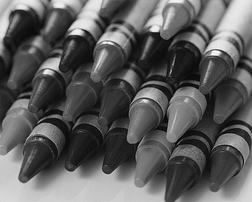
#> input picture MP0/MP0/images/crayons.bmp, 252 x 202 px, shrunk from 600 x 480 before the run
$ jupyter execute --allow-errors haoyuan9_mp0_code.ipynb   (shell and % lines are left out)
#> lines starting #> are read from the running program, lines starting #| are printed output that depends on the picture; long printed decimals are rounded
# MP0 : Image Demosaicing

Welcome to CS 543! This assignment is a warm-up assignment to get you back up working from the winter break! We will try to provide you an iPython Notebook (like this) for all the future assignments! The notebook will provide you some further instructions(implementation related mainly), in addition to the ones provided on class webpage.

### Import statements

The following cell is only for import statements. You can use any of the 3 : cv2, matplotlib or skimage for image i/o and other functions. We will provide you the names of the relevant functions for each module. __{For convenience provided at the end of the class assignment webpage}__

[cell 1]
import numpy as np
import cv2
import matplotlib.image as mpimg
import matplotlib.pyplot as plt
import skimage
import scipy
from scipy.ndimage import correlate as conv
from scipy.signal import medfilt2d

### Reading the Mosaic Image

[cell 2]
IMG_DIR = 'images/'
IMG_NAME = 'crayons.bmp'

[cell 3]
def read_image(IMG_NAME):
    # YOUR CODE HERE
#> called with IMG_NAME = 'images/crayons.bmp'
    img = cv2.imread(IMG_NAME)
#> img is the input picture: shape (202, 252, 3); min 0, max 255, mean 92.4
    return img

[cell 4]
# For a sanity check, display your image here
mosaic_img = read_image(IMG_DIR + IMG_NAME)# YOUR CODE HERE
cv2.imshow('mosaic image', mosaic_img)
cv2.waitKey(0)
cv2.destroyAllWindows()

### Linear Interpolation

[cell 5]
### HINT : You might want to use filters

[cell 6]
### HINT : To use filters you might want to write your kernels

[cell 7]
### HINT : For writing your kernels you might want to see the RGB Pattern provided on the website

[cell 8]
### HINT : To improve your kernels, you might want to use the squared difference
###        between your solution image and the original image

[cell 9]
def get_solution_image(mosaic_img):
    '''
    This function should return the soln image.
    Feel free to write helper functions in the above cells
    as well as change the parameters of this function.
    '''
    mosaic_shape = np.shape(mosaic_img)
#> mosaic_shape = (202, 252)
    # soln_image = np.zeros((mosaic_shape[0], mosaic_shape[1], 3))
    ### YOUR CODE HERE ###

    # Make sure broadcast works correctly
    assert mosaic_shape[0] % 2 == 0 and mosaic_shape[1] % 2 == 0
    width_n = mosaic_shape[1] // 2
#> width_n = 126
    height_n = mosaic_shape[0] // 2
#> height_n = 101
    # Extract channels
    red_channel = mosaic_img * np.tile(np.array([[1, 0], [0, 0]]), \
                                       (height_n, width_n))
    green_channel = mosaic_img * np.tile(np.array([[0, 1], [1, 0]]), \
                                         (height_n, width_n))
    blue_channel = mosaic_img * np.tile(np.array([[0, 0], [0, 1]]), \
                                        (height_n, width_n))

    # Do conv for each channel
    red_channel = conv(red_channel, np.array([[0.25, 0.5, 0.25], \
                                              [0.5, 1, 0.5], [0.25, 0.5, 0.25]]),
                       output=np.dtype('uint8'), mode='mirror')
    green_channel = conv(green_channel, np.array([[0, 0.25, 0], \
                                                  [0.25, 1, 0.25], [0, 0.25, 0]]),
                       output=np.dtype('uint8'), mode='mirror')
    blue_channel = conv(blue_channel, np.array([[0.25, 0.5, 0.25], \
                                                [0.5, 1, 0.5], [0.25, 0.5, 0.25]]),
                       output=np.dtype('uint8'), mode='mirror')

    soln_image = np.array([blue_channel, green_channel, \
                           red_channel]).transpose((1, 2, 0))
#> call 3 of read_image, with IMG_NAME = 'images/crayons.jpg'
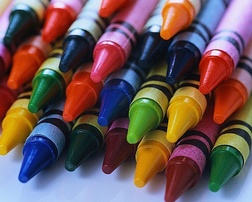
#> input picture MP0/MP0/images/crayons.jpg, 252 x 202 px, shrunk from 600 x 480 before the run
#> in read_image, img is the input picture: shape (202, 252, 3); mean B, G, R 87.5, 86.5, 109.2
    return soln_image

[cell 10]
def compute_errors(soln_image, original_image):
    '''
    Compute the Average and Maximum per-pixel error
    for the image.

    Also generate the map of pixel differences
    to visualize where the mistakes are made
    '''
    err_map = np.absolute((soln_image.astype('int32') - original_image.astype('int32'))).sum(2).astype('uint16')
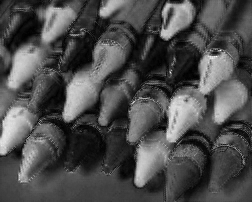
#> err_map: shape (202, 252) uint16; min 0, max 279, mean 85.5; drawn with min black and max white
    plt.imshow(err_map, 'gray')
    plt.show()
    size = np.shape(err_map)[0] * np.shape(err_map)[1]
#> size = 50904
    pp_err = err_map.sum() / size
#> pp_err = 85.45
    max_err = err_map.max()
#> max_err = 279
    return pp_err, max_err

We provide you with 3 images to test if your solution works. Once it works, you should generate the solution for test image provided to you.

[cell 11]
mosaic_img = read_image(IMG_DIR + 'crayons.bmp')[:,:,0]
soln_image = get_solution_image(mosaic_img)
original_image = read_image(IMG_DIR + 'crayons.jpg')
# For sanity check display your solution image here
### YOUR CODE
cv2.imshow('crayons solution', soln_image)
cv2.waitKey(0)
cv2.destroyAllWindows()

[cell 12]
pp_err, max_err = compute_errors(soln_image, original_image)
#> pp_err = 85.45; max_err = 279
print("The average per-pixel error for crayons is: "+str(pp_err))
#| The average per-pixel error for crayons is: 85.451
print("The maximum per-pixel error for crayons is: "+str(max_err))
#| The maximum per-pixel error for crayons is: 279

[cell 13]
mosaic_img = read_image(IMG_DIR + 'iceberg.bmp')[:,:,0]
#> call 4 of read_image, with IMG_NAME = 'images/iceberg.bmp'
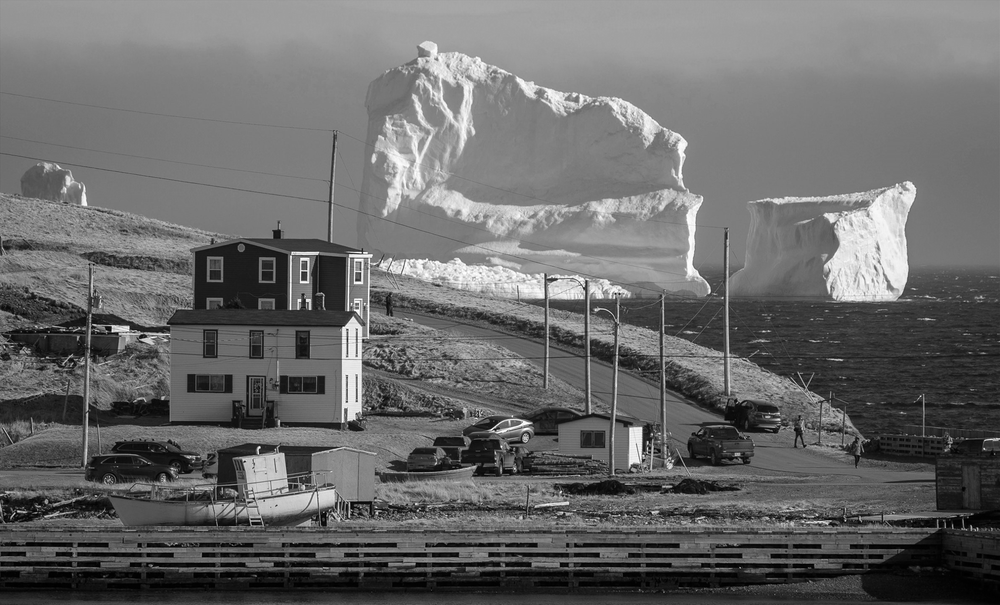
#> input picture MP0/MP0/images/iceberg.bmp, 1000 x 605 px, shrunk from 2382 x 1440 before the run
#> in read_image, img is the input picture: shape (605, 1000, 3); min 0, max 255, mean 105.8
#> mosaic_img: shape (605, 1000)
#> (the rest of this cell did not finish here and is left out)

original_image = read_image(IMG_DIR + 'iceberg.jpg')
# For sanity check display your solution image here
### YOUR CODE
cv2.imshow('icerberg solution', soln_image)
cv2.waitKey(0)
cv2.destroyAllWindows()

[cell 14]
pp_err, max_err = compute_errors(soln_image, original_image)
print("The average per-pixel error for iceberg is: "+str(pp_err))
#| The average per-pixel error for iceberg is: 85.451
print("The maximum per-pixel error for iceberg is: "+str(max_err))
#| The maximum per-pixel error for iceberg is: 279

[cell 15]
mosaic_img = read_image(IMG_DIR + 'tony.bmp')[:,:,0]
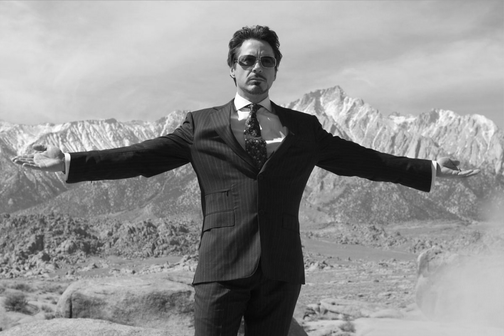
#> input picture MP0/MP0/images/tony.bmp, 504 x 336 px, shrunk from 1200 x 800 before the run
#> in read_image, img is the input picture: shape (336, 504, 3); min 4, max 255, mean 146.1
#> mosaic_img: shape (336, 504)
soln_image = get_solution_image(mosaic_img)
#> in get_solution_image (call 3), `green_channel = mosaic_img * np.tile(np.array([[0, 1], [1, 0]]), \ (he..`:
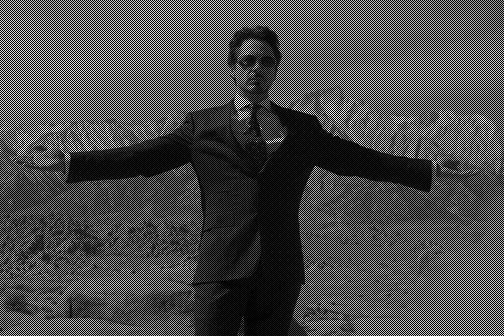
#> green_channel: shape (336, 504) int64; min 0, max 255, mean 73
#> in get_solution_image (call 3), `blue_channel = mosaic_img * np.tile(np.array([[0, 0], [0, 1]]), \ (hei..`:
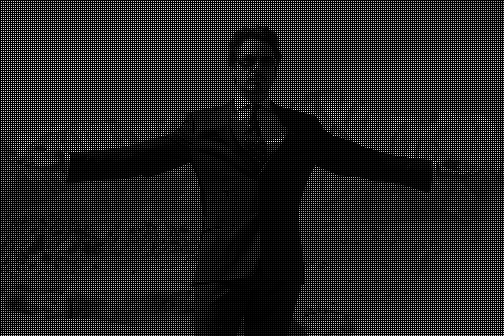
#> blue_channel: shape (336, 504) int64; min 0, max 255, mean 36.5
original_image = read_image(IMG_DIR + 'tony.jpg')
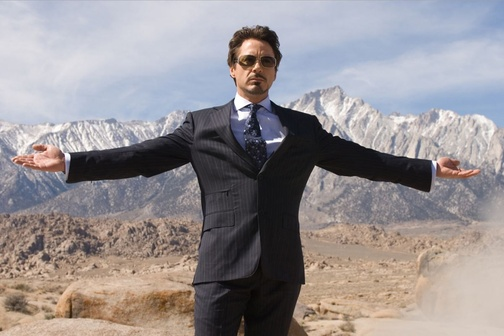
#> input picture MP0/MP0/images/tony.jpg, 504 x 336 px, shrunk from 1200 x 800 before the run
#> in read_image, img is the input picture: shape (336, 504, 3); mean B, G, R 146.1, 144.1, 150.1
# For sanity check display your solution image here
### YOUR CODE
cv2.imshow('tony solution', soln_image)
cv2.waitKey(0)
cv2.destroyAllWindows()

[cell 16]
pp_err, max_err = compute_errors(soln_image, original_image)
#> in compute_errors (call 3), `err_map = np.absolute((soln_image.astype('int32') - original_image.ast..`:
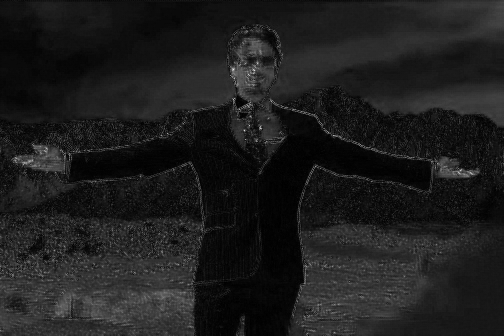
#> err_map: shape (336, 504) uint16; min 0, max 231, mean 29.4
#> in compute_errors (call 3), `pp_err = err_map.sum() / size`: pp_err = 29.43
#> in compute_errors (call 3), `max_err = err_map.max()`: max_err = 231
#> pp_err = 29.43; max_err = 231
print("The average per-pixel error for tony is: "+str(pp_err))
#| The average per-pixel error for tony is: 29.430
print("The maximum per-pixel error for tony is: "+str(max_err))
#| The maximum per-pixel error for tony is: 231

#> (a cell that did not finish here is left out)

### Freeman's Method

For details of the freeman's method refer to the class assignment webpage.

__MAKE SURE YOU FINISH LINEAR INTERPOLATION BEFORE STARTING THIS PART!!!__

[cell 18]
def get_freeman_solution_image(mosaic_img):
    '''
    This function should return the freeman soln image.
    Feel free to write helper functions in the above cells
    as well as change the parameters of this function.

    HINT : Use the above get_solution_image function.
    '''
    ### YOUR CODE HERE ###
    freeman_soln_image = \
    get_solution_image(mosaic_img).transpose((2, 0, 1)).astype(np.dtype('float32'))
    freeman_soln_image[0] = \
    medfilt2d(freeman_soln_image[0] - freeman_soln_image[1]) + freeman_soln_image[1]
    freeman_soln_image[2] = \
    medfilt2d(freeman_soln_image[2] - freeman_soln_image[1]) + freeman_soln_image[1]
    freeman_soln_image = \
    freeman_soln_image.transpose((1, 2, 0))
    freeman_soln_image[freeman_soln_image<0], \
    freeman_soln_image[freeman_soln_image>255] = 0, 255
#> freeman_soln_image: shape (336, 504, 3) float32; mean of channels 0, 1, 2 145.9, 145.9, 145.9
    return freeman_soln_image.astype(np.dtype('uint8'))

[cell 19]
mosaic_img = read_image(IMG_DIR + 'tony.bmp')[:,:,0]
soln_image = get_freeman_solution_image(mosaic_img)
original_image = read_image(IMG_DIR + 'tony.jpg')
# For sanity check display your solution image here
### YOUR CODE
cv2.imshow('tony freeman solution', soln_image)
cv2.waitKey(0)
cv2.destroyAllWindows()

[cell 20]
pp_err, max_err = compute_errors(soln_image, original_image)
#> pp_err = 28.66; max_err = 259
print("The average per-pixel error for tony is: "+str(pp_err))
#| The average per-pixel error for tony is: 28.660
print("The maximum per-pixel error for tony is: "+str(max_err))
#| The maximum per-pixel error for tony is: 259

[cell 21]
### Feel free to play around with other images for Freeman's method above ###
mosaic_img = read_image(IMG_DIR + 'iceberg.bmp')[:,:,0]
#> (the rest of this cell did not finish here and is left out)

original_image = read_image(IMG_DIR + 'iceberg.jpg')
# For sanity check display your solution image here
### YOUR CODE
cv2.imshow('iceberg freeman solution', soln_image)
cv2.waitKey(0)
cv2.destroyAllWindows()

pp_err, max_err = compute_errors(soln_image, original_image)
print("The average per-pixel error for iceberg is: "+str(pp_err))
print("The maximum per-pixel error for iceberg is: "+str(max_err))


mosaic_img = read_image(IMG_DIR + 'crayons.bmp')[:,:,0]
soln_image = get_freeman_solution_image(mosaic_img)
original_image = read_image(IMG_DIR + 'crayons.jpg')
# For sanity check display your solution image here
### YOUR CODE
cv2.imshow('crayons freeman solution', soln_image)
cv2.waitKey(0)
cv2.destroyAllWindows()

pp_err, max_err = compute_errors(soln_image, original_image)
print("The average per-pixel error for crayons is: "+str(pp_err))
print("The maximum per-pixel error for crayons is: "+str(max_err))

#> (a cell that did not finish here is left out)

### Mosaicing an Image

Now lets take a step backwards and mosaic an image.

[cell 23]
def get_mosaic_image(original_image):
    '''
    Generate the mosaic image using the Bayer Pattern.
    '''
    origin_shape = np.shape(original_image)

    # Make sure broadcast works correctly
    assert origin_shape[0] % 2 == 0 and origin_shape[1] % 2 == 0

    width_n = origin_shape[1] // 2
    height_n = origin_shape[0] // 2
    original_image = original_image.transpose((2, 0, 1))

    red_mask = np.tile(np.array([[1, 0], [0, 0]]), (height_n, width_n))
    green_mask = np.tile(np.array([[0, 1], [1, 0]]), (height_n, width_n))
    blue_mask = np.tile(np.array([[0, 0], [0, 1]]), (height_n, width_n))

    red_c = original_image[2] * red_mask
    green_c = original_image[1] * green_mask
    blue_c = original_image[0] * blue_mask

    mosaic_img = red_c + green_c + blue_c

    return mosaic_img

[cell 24]
### YOU CAN USE ANY OF THE PROVIDED IMAGES TO CHECK YOUR get_mosaic_function

Use any 3 images you find interesting and generate their mosaics as well as their demosaics. Try to find images that break your demosaicing function.

[cell 25]
### YOUR CODE HERE ###
origin_img = read_image(IMG_DIR + 'city.jpeg')
#> (the rest of this cell did not finish here and is left out)

[cell 26]
origin_img = read_image(IMG_DIR + 'seasons.jpeg')
#> (the rest of this cell did not finish here and is left out)

[cell 27]
origin_img = read_image(IMG_DIR + 'peacock.jpeg')
#> (the rest of this cell did not finish here and is left out)

### Bonus Points

[cell 28]
### YOUR CODE HERE ###
### YOU ARE ON YOUR OWN :) ####

[cell 29]
import numpy as np
import cv2
import matplotlib.pyplot as plt
from scipy.ndimage import correlate as conv
from scipy.signal import medfilt2d
IMG_DIR = 'images/'

def read_image(IMG_NAME):
    # YOUR CODE HERE
    img = cv2.imread(IMG_NAME)
    return img


def compute_errors(soln_image, original_image):
    '''
    Compute the Average and Maximum per-pixel error
    for the image.

    Also generate the map of pixel differences
    to visualize where the mistakes are made
    '''
    err_map = ((soln_image - original_image) ** 2).sum(2)
    # print(err_map)
    plt.imshow(err_map, 'gray')
    plt.show()
    size = np.shape(err_map)[0] * np.shape(err_map)[1]
    pp_err = err_map.sum() / size
    max_err = err_map.max()
    return pp_err, max_err


def get_freeman_solution_image(mosaic_img):
    '''
    This function should return the freeman soln image.
    Feel free to write helper functions in the above cells
    as well as change the parameters of this function.

    HINT : Use the above get_solution_image function.
    '''
    ### YOUR CODE HERE ###
    mosaic_shape = np.shape(mosaic_img)
#> mosaic_shape = (336, 504)
    # soln_image = np.zeros((mosaic_shape[0], mosaic_shape[1], 3))
    ### YOUR CODE HERE ###

    # Make sure broadcast works correctly
    assert mosaic_shape[0] % 2 == 0 and mosaic_shape[1] % 2 == 0
    width_n = mosaic_shape[1] // 2
#> width_n = 252
    height_n = mosaic_shape[0] // 2
#> height_n = 168

    red_mask = np.tile(np.array([[1, 0], [0, 0]]), (height_n, width_n))
    green_mask = np.tile(np.array([[0, 1], [1, 0]]), (height_n, width_n))
    blue_mask = np.tile(np.array([[0, 0], [0, 1]]), (height_n, width_n))

    # Extract channels
    red_channel = mosaic_img * red_mask
    green_channel = mosaic_img * green_mask
    blue_channel = mosaic_img * blue_mask

    # Do conv for each channel
    green_out = conv(green_channel, np.array([[0, 0.25, 0], \
                                              [0.25, 1, 0.25], [0, 0.25, 0]]),
                         output=np.dtype('float32'), mode='mirror')
    red_out = medfilt2d(conv(red_channel, np.array([[0.25, 0.5, 0.25], \
                                                    [0.5, 1, 0.5], [0.25, 0.5, 0.25]]),
                       output=np.dtype('float32'), mode='mirror') - green_out)
    blue_out = medfilt2d(conv(blue_channel, np.array([[0.25, 0.5, 0.25], \
                                                      [0.5, 1, 0.5], [0.25, 0.5, 0.25]]),
                        output=np.dtype('float32'), mode='mirror') - green_out)
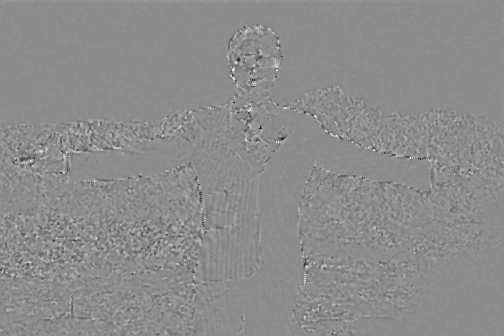
#> blue_out: shape (336, 504) float32; min -38.75, max 31.5, mean 0; drawn with min black and max white
    red_out = (red_out + green_out) * (1 - red_mask) + red_channel
    blue_out = (blue_out + green_out) * (1 - blue_mask) + blue_channel

    freeman_soln_image = \
    np.array([blue_out, green_out, red_out]).transpose((1, 2, 0))
    freeman_soln_image[freeman_soln_image<0], \
    freeman_soln_image[freeman_soln_image>255] = 0, 255
#> freeman_soln_image: shape (336, 504, 3) float64; mean of channels 0, 1, 2 146.1, 146.1, 146.1
    return freeman_soln_image.astype(np.dtype('uint8'))


mosaic_img = read_image(IMG_DIR + 'tony.bmp')[:,:,0]
mosaic_img = get_freeman_solution_image(mosaic_img)

cv2.imshow('tony with improved freeman', mosaic_img)
cv2.waitKey(0)
cv2.destroyAllWindows()

origin_img = read_image(IMG_DIR + 'tony.jpg')
(pp_err, max_err) = compute_errors(mosaic_img, origin_img)
#> in compute_errors, `err_map = ((soln_image - original_image) ** 2).sum(2)`:
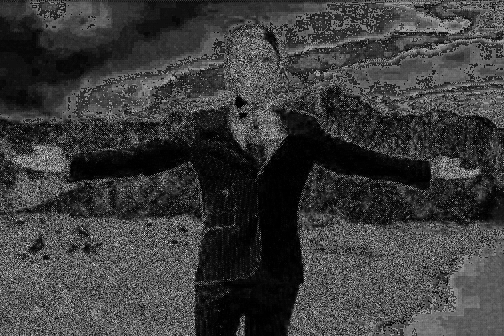
#> err_map: shape (336, 504) uint64; min 0, max 694, mean 164.2; drawn with min black and max white
#> in compute_errors, `pp_err = err_map.sum() / size`: pp_err = 164.2
#> in compute_errors, `max_err = err_map.max()`: max_err = 694
#> pp_err = 164.2; max_err = 694

print("The average per-pixel error for tony is: "+str(pp_err))
#| The average per-pixel error for tony is: 164.219
print("The maximum per-pixel error for tony is: "+str(max_err))
#| The maximum per-pixel error for tony is: 694


mosaic_img = read_image(IMG_DIR + 'iceberg.bmp')[:,:,0]
#> (the rest of this cell did not finish here and is left out)


cv2.imshow('iceberg with improved freeman', mosaic_img)
cv2.waitKey(0)
cv2.destroyAllWindows()

origin_img = read_image(IMG_DIR + 'iceberg.jpg')
(pp_err, max_err) = compute_errors(mosaic_img, origin_img)

print("The average per-pixel error for iceberg is: "+str(pp_err))
print("The maximum per-pixel error for iceberg is: "+str(max_err))


mosaic_img = read_image(IMG_DIR + 'crayons.bmp')[:,:,0]
mosaic_img = get_freeman_solution_image(mosaic_img)

cv2.imshow('crayons with improved freeman', mosaic_img)
cv2.waitKey(0)
cv2.destroyAllWindows()

origin_img = read_image(IMG_DIR + 'crayons.jpg')
(pp_err, max_err) = compute_errors(mosaic_img, origin_img)

print("The average per-pixel error for crayons is: "+str(pp_err))
print("The maximum per-pixel error for crayons is: "+str(max_err))
